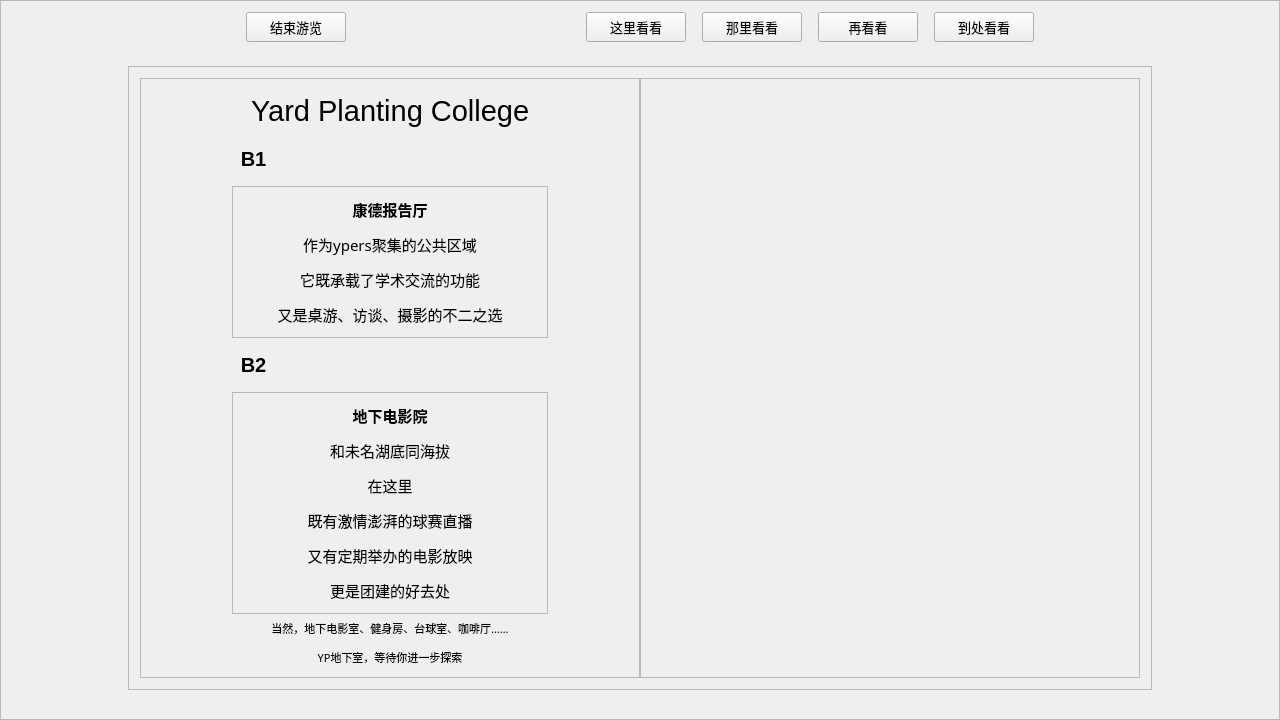
<?xml version="1.0" encoding="UTF-8"?>
<ui version="4.0">
 <class>Visitor</class>
 <widget class="QWidget" name="Visitor">
  <property name="geometry">
   <rect>
    <x>0</x>
    <y>0</y>
    <width>1280</width>
    <height>720</height>
   </rect>
  </property>
  <property name="minimumSize">
   <size>
    <width>1280</width>
    <height>720</height>
   </size>
  </property>
  <property name="maximumSize">
   <size>
    <width>1280</width>
    <height>720</height>
   </size>
  </property>
  <property name="windowTitle">
   <string>Widget</string>
  </property>
  <property name="styleSheet">
   <string notr="true"/>
  </property>
  <layout class="QGridLayout" name="gridLayout_6">
   <property name="leftMargin">
    <number>0</number>
   </property>
   <property name="topMargin">
    <number>0</number>
   </property>
   <property name="rightMargin">
    <number>0</number>
   </property>
   <property name="bottomMargin">
    <number>0</number>
   </property>
   <property name="spacing">
    <number>0</number>
   </property>
   <item row="0" column="0">
    <widget class="QFrame" name="frame_background">
     <property name="frameShape">
      <enum>QFrame::StyledPanel</enum>
     </property>
     <property name="frameShadow">
      <enum>QFrame::Raised</enum>
     </property>
     <layout class="QGridLayout" name="gridLayout_3">
      <item row="1" column="0">
       <layout class="QVBoxLayout" name="verticalLayout_2">
        <item>
         <layout class="QHBoxLayout" name="horizontalLayout_12">
          <item>
           <spacer name="horizontalSpacer_3">
            <property name="orientation">
             <enum>Qt::Horizontal</enum>
            </property>
            <property name="sizeHint" stdset="0">
             <size>
              <width>40</width>
              <height>20</height>
             </size>
            </property>
           </spacer>
          </item>
          <item>
           <widget class="QPushButton" name="btn_5">
            <property name="enabled">
             <bool>true</bool>
            </property>
            <property name="sizePolicy">
             <sizepolicy hsizetype="Fixed" vsizetype="Fixed">
              <horstretch>0</horstretch>
              <verstretch>0</verstretch>
             </sizepolicy>
            </property>
            <property name="minimumSize">
             <size>
              <width>100</width>
              <height>30</height>
             </size>
            </property>
            <property name="font">
             <font>
              <pointsize>10</pointsize>
             </font>
            </property>
            <property name="text">
             <string>结束游览</string>
            </property>
           </widget>
          </item>
          <item>
           <spacer name="horizontalSpacer_5">
            <property name="orientation">
             <enum>Qt::Horizontal</enum>
            </property>
            <property name="sizeHint" stdset="0">
             <size>
              <width>40</width>
              <height>20</height>
             </size>
            </property>
           </spacer>
          </item>
          <item>
           <widget class="QPushButton" name="btn_1">
            <property name="sizePolicy">
             <sizepolicy hsizetype="Fixed" vsizetype="Fixed">
              <horstretch>0</horstretch>
              <verstretch>0</verstretch>
             </sizepolicy>
            </property>
            <property name="minimumSize">
             <size>
              <width>100</width>
              <height>30</height>
             </size>
            </property>
            <property name="maximumSize">
             <size>
              <width>100</width>
              <height>30</height>
             </size>
            </property>
            <property name="font">
             <font>
              <pointsize>10</pointsize>
             </font>
            </property>
            <property name="text">
             <string>这里看看</string>
            </property>
           </widget>
          </item>
          <item>
           <spacer name="horizontalSpacer_23">
            <property name="orientation">
             <enum>Qt::Horizontal</enum>
            </property>
            <property name="sizeType">
             <enum>QSizePolicy::Fixed</enum>
            </property>
            <property name="sizeHint" stdset="0">
             <size>
              <width>10</width>
              <height>20</height>
             </size>
            </property>
           </spacer>
          </item>
          <item>
           <widget class="QPushButton" name="btn_2">
            <property name="sizePolicy">
             <sizepolicy hsizetype="Fixed" vsizetype="Fixed">
              <horstretch>0</horstretch>
              <verstretch>0</verstretch>
             </sizepolicy>
            </property>
            <property name="minimumSize">
             <size>
              <width>100</width>
              <height>30</height>
             </size>
            </property>
            <property name="maximumSize">
             <size>
              <width>100</width>
              <height>30</height>
             </size>
            </property>
            <property name="font">
             <font>
              <pointsize>10</pointsize>
             </font>
            </property>
            <property name="text">
             <string>那里看看</string>
            </property>
           </widget>
          </item>
          <item>
           <spacer name="horizontalSpacer_24">
            <property name="orientation">
             <enum>Qt::Horizontal</enum>
            </property>
            <property name="sizeType">
             <enum>QSizePolicy::Fixed</enum>
            </property>
            <property name="sizeHint" stdset="0">
             <size>
              <width>10</width>
              <height>20</height>
             </size>
            </property>
           </spacer>
          </item>
          <item>
           <widget class="QPushButton" name="btn_3">
            <property name="sizePolicy">
             <sizepolicy hsizetype="Fixed" vsizetype="Fixed">
              <horstretch>0</horstretch>
              <verstretch>0</verstretch>
             </sizepolicy>
            </property>
            <property name="minimumSize">
             <size>
              <width>100</width>
              <height>30</height>
             </size>
            </property>
            <property name="maximumSize">
             <size>
              <width>100</width>
              <height>30</height>
             </size>
            </property>
            <property name="font">
             <font>
              <pointsize>10</pointsize>
             </font>
            </property>
            <property name="text">
             <string>再看看</string>
            </property>
           </widget>
          </item>
          <item>
           <spacer name="horizontalSpacer_25">
            <property name="orientation">
             <enum>Qt::Horizontal</enum>
            </property>
            <property name="sizeType">
             <enum>QSizePolicy::Fixed</enum>
            </property>
            <property name="sizeHint" stdset="0">
             <size>
              <width>10</width>
              <height>20</height>
             </size>
            </property>
           </spacer>
          </item>
          <item>
           <widget class="QPushButton" name="btn_4">
            <property name="sizePolicy">
             <sizepolicy hsizetype="Fixed" vsizetype="Fixed">
              <horstretch>0</horstretch>
              <verstretch>0</verstretch>
             </sizepolicy>
            </property>
            <property name="minimumSize">
             <size>
              <width>100</width>
              <height>30</height>
             </size>
            </property>
            <property name="maximumSize">
             <size>
              <width>100</width>
              <height>30</height>
             </size>
            </property>
            <property name="font">
             <font>
              <pointsize>10</pointsize>
             </font>
            </property>
            <property name="text">
             <string>到处看看</string>
            </property>
           </widget>
          </item>
          <item>
           <spacer name="horizontalSpacer_4">
            <property name="orientation">
             <enum>Qt::Horizontal</enum>
            </property>
            <property name="sizeHint" stdset="0">
             <size>
              <width>13</width>
              <height>20</height>
             </size>
            </property>
           </spacer>
          </item>
         </layout>
        </item>
        <item>
         <spacer name="verticalSpacer_9">
          <property name="orientation">
           <enum>Qt::Vertical</enum>
          </property>
          <property name="sizeHint" stdset="0">
           <size>
            <width>20</width>
            <height>13</height>
           </size>
          </property>
         </spacer>
        </item>
        <item>
         <layout class="QHBoxLayout" name="horizontalLayout_9">
          <item>
           <spacer name="horizontalSpacer_17">
            <property name="orientation">
             <enum>Qt::Horizontal</enum>
            </property>
            <property name="sizeHint" stdset="0">
             <size>
              <width>40</width>
              <height>20</height>
             </size>
            </property>
           </spacer>
          </item>
          <item>
           <widget class="QFrame" name="frame">
            <property name="frameShape">
             <enum>QFrame::StyledPanel</enum>
            </property>
            <property name="frameShadow">
             <enum>QFrame::Raised</enum>
            </property>
            <layout class="QGridLayout" name="gridLayout_2">
             <item row="0" column="0">
              <layout class="QHBoxLayout" name="horizontalLayout_8">
               <property name="spacing">
                <number>0</number>
               </property>
               <item>
                <widget class="QFrame" name="frame_login">
                 <property name="sizePolicy">
                  <sizepolicy hsizetype="Minimum" vsizetype="Minimum">
                   <horstretch>0</horstretch>
                   <verstretch>0</verstretch>
                  </sizepolicy>
                 </property>
                 <property name="minimumSize">
                  <size>
                   <width>500</width>
                   <height>600</height>
                  </size>
                 </property>
                 <property name="maximumSize">
                  <size>
                   <width>500</width>
                   <height>600</height>
                  </size>
                 </property>
                 <property name="frameShape">
                  <enum>QFrame::StyledPanel</enum>
                 </property>
                 <property name="frameShadow">
                  <enum>QFrame::Raised</enum>
                 </property>
                 <layout class="QGridLayout" name="gridLayout_5">
                  <item row="0" column="0">
                   <layout class="QVBoxLayout" name="verticalLayout">
                    <item>
                     <layout class="QHBoxLayout" name="horizontalLayout">
                      <item>
                       <spacer name="horizontalSpacer">
                        <property name="orientation">
                         <enum>Qt::Horizontal</enum>
                        </property>
                        <property name="sizeHint" stdset="0">
                         <size>
                          <width>40</width>
                          <height>20</height>
                         </size>
                        </property>
                       </spacer>
                      </item>
                      <item>
                       <widget class="QLabel" name="label_login">
                        <property name="font">
                         <font>
                          <family>Arial</family>
                          <pointsize>22</pointsize>
                         </font>
                        </property>
                        <property name="text">
                         <string>Yard Planting College</string>
                        </property>
                       </widget>
                      </item>
                      <item>
                       <spacer name="horizontalSpacer_2">
                        <property name="orientation">
                         <enum>Qt::Horizontal</enum>
                        </property>
                        <property name="sizeHint" stdset="0">
                         <size>
                          <width>40</width>
                          <height>20</height>
                         </size>
                        </property>
                       </spacer>
                      </item>
                     </layout>
                    </item>
                    <item>
                     <widget class="QLabel" name="label_7">
                      <property name="font">
                       <font>
                        <pointsize>15</pointsize>
                        <weight>75</weight>
                        <bold>true</bold>
                       </font>
                      </property>
                      <property name="text">
                       <string>                B1</string>
                      </property>
                     </widget>
                    </item>
                    <item>
                     <layout class="QHBoxLayout" name="horizontalLayout_10">
                      <item>
                       <spacer name="horizontalSpacer_20">
                        <property name="orientation">
                         <enum>Qt::Horizontal</enum>
                        </property>
                        <property name="sizeType">
                         <enum>QSizePolicy::Fixed</enum>
                        </property>
                        <property name="sizeHint" stdset="0">
                         <size>
                          <width>80</width>
                          <height>20</height>
                         </size>
                        </property>
                       </spacer>
                      </item>
                      <item>
                       <widget class="QFrame" name="frame_user_name">
                        <property name="frameShape">
                         <enum>QFrame::StyledPanel</enum>
                        </property>
                        <property name="frameShadow">
                         <enum>QFrame::Raised</enum>
                        </property>
                        <layout class="QGridLayout" name="gridLayout_4">
                         <item row="0" column="0">
                          <layout class="QHBoxLayout" name="horizontalLayout_11">
                           <item>
                            <widget class="QLabel" name="label_2">
                             <property name="font">
                              <font>
                               <family>仿宋</family>
                              </font>
                             </property>
                             <property name="text">
                              <string>&lt;html&gt;&lt;head/&gt;&lt;body&gt;&lt;p align=&quot;center&quot;&gt;&lt;span style=&quot; font-size:11pt; font-weight:600;&quot;&gt;康德报告厅&lt;/span&gt;&lt;/p&gt;&lt;p align=&quot;center&quot;&gt;&lt;span style=&quot; font-size:11pt;&quot;&gt;作为ypers聚集的公共区域&lt;/span&gt;&lt;/p&gt;&lt;p align=&quot;center&quot;&gt;&lt;span style=&quot; font-size:11pt;&quot;&gt;它既承载了学术交流的功能&lt;/span&gt;&lt;/p&gt;&lt;p align=&quot;center&quot;&gt;&lt;span style=&quot; font-size:11pt;&quot;&gt;又是桌游、访谈、摄影的不二之选&lt;/span&gt;&lt;/p&gt;&lt;/body&gt;&lt;/html&gt;</string>
                             </property>
                            </widget>
                           </item>
                          </layout>
                         </item>
                        </layout>
                       </widget>
                      </item>
                      <item>
                       <spacer name="horizontalSpacer_22">
                        <property name="orientation">
                         <enum>Qt::Horizontal</enum>
                        </property>
                        <property name="sizeType">
                         <enum>QSizePolicy::Fixed</enum>
                        </property>
                        <property name="sizeHint" stdset="0">
                         <size>
                          <width>80</width>
                          <height>20</height>
                         </size>
                        </property>
                       </spacer>
                      </item>
                     </layout>
                    </item>
                    <item>
                     <widget class="QLabel" name="label_5">
                      <property name="font">
                       <font>
                        <pointsize>15</pointsize>
                        <weight>75</weight>
                        <bold>true</bold>
                       </font>
                      </property>
                      <property name="text">
                       <string>                B2</string>
                      </property>
                     </widget>
                    </item>
                    <item>
                     <layout class="QHBoxLayout" name="horizontalLayout_2">
                      <item>
                       <spacer name="horizontalSpacer_6">
                        <property name="orientation">
                         <enum>Qt::Horizontal</enum>
                        </property>
                        <property name="sizeType">
                         <enum>QSizePolicy::Fixed</enum>
                        </property>
                        <property name="sizeHint" stdset="0">
                         <size>
                          <width>80</width>
                          <height>20</height>
                         </size>
                        </property>
                       </spacer>
                      </item>
                      <item>
                       <widget class="QFrame" name="frame_pwd">
                        <property name="frameShape">
                         <enum>QFrame::StyledPanel</enum>
                        </property>
                        <property name="frameShadow">
                         <enum>QFrame::Raised</enum>
                        </property>
                        <layout class="QGridLayout" name="gridLayout">
                         <item row="0" column="0">
                          <layout class="QHBoxLayout" name="horizontalLayout_3">
                           <item>
                            <widget class="QLabel" name="label">
                             <property name="font">
                              <font>
                               <family>仿宋</family>
                              </font>
                             </property>
                             <property name="text">
                              <string>&lt;html&gt;&lt;head/&gt;&lt;body&gt;&lt;p align=&quot;center&quot;&gt;&lt;span style=&quot; font-size:11pt; font-weight:600;&quot;&gt;地下电影院&lt;/span&gt;&lt;/p&gt;&lt;p align=&quot;center&quot;&gt;&lt;span style=&quot; font-size:11pt;&quot;&gt;和未名湖底同海拔&lt;/span&gt;&lt;/p&gt;&lt;p align=&quot;center&quot;&gt;&lt;span style=&quot; font-size:11pt;&quot;&gt;在这里&lt;/span&gt;&lt;/p&gt;&lt;p align=&quot;center&quot;&gt;&lt;span style=&quot; font-size:11pt;&quot;&gt;既有激情澎湃的球赛直播&lt;/span&gt;&lt;/p&gt;&lt;p align=&quot;center&quot;&gt;&lt;span style=&quot; font-size:11pt;&quot;&gt;又有定期举办的电影放映&lt;/span&gt;&lt;/p&gt;&lt;p align=&quot;center&quot;&gt;&lt;span style=&quot; font-size:11pt;&quot;&gt;更是团建的好去处&lt;/span&gt;&lt;/p&gt;&lt;/body&gt;&lt;/html&gt;</string>
                             </property>
                            </widget>
                           </item>
                          </layout>
                         </item>
                        </layout>
                       </widget>
                      </item>
                      <item>
                       <spacer name="horizontalSpacer_19">
                        <property name="orientation">
                         <enum>Qt::Horizontal</enum>
                        </property>
                        <property name="sizeType">
                         <enum>QSizePolicy::Fixed</enum>
                        </property>
                        <property name="sizeHint" stdset="0">
                         <size>
                          <width>80</width>
                          <height>20</height>
                         </size>
                        </property>
                       </spacer>
                      </item>
                     </layout>
                    </item>
                    <item>
                     <widget class="QLabel" name="label_6">
                      <property name="font">
                       <font>
                        <family>华文楷体</family>
                        <pointsize>8</pointsize>
                       </font>
                      </property>
                      <property name="text">
                       <string>&lt;html&gt;&lt;head/&gt;&lt;body&gt;&lt;p align=&quot;center&quot;&gt;当然，地下电影室、健身房、台球室、咖啡厅……&lt;/p&gt;&lt;p align=&quot;center&quot;&gt;YP地下室，等待你进一步探索&lt;/p&gt;&lt;/body&gt;&lt;/html&gt;</string>
                      </property>
                     </widget>
                    </item>
                   </layout>
                  </item>
                 </layout>
                </widget>
               </item>
               <item>
                <widget class="QFrame" name="frame_pic">
                 <property name="sizePolicy">
                  <sizepolicy hsizetype="Minimum" vsizetype="Minimum">
                   <horstretch>0</horstretch>
                   <verstretch>0</verstretch>
                  </sizepolicy>
                 </property>
                 <property name="minimumSize">
                  <size>
                   <width>500</width>
                   <height>600</height>
                  </size>
                 </property>
                 <property name="frameShape">
                  <enum>QFrame::StyledPanel</enum>
                 </property>
                 <property name="frameShadow">
                  <enum>QFrame::Raised</enum>
                 </property>
                </widget>
               </item>
              </layout>
             </item>
            </layout>
           </widget>
          </item>
          <item>
           <spacer name="horizontalSpacer_18">
            <property name="orientation">
             <enum>Qt::Horizontal</enum>
            </property>
            <property name="sizeHint" stdset="0">
             <size>
              <width>40</width>
              <height>20</height>
             </size>
            </property>
           </spacer>
          </item>
         </layout>
        </item>
        <item>
         <spacer name="verticalSpacer_10">
          <property name="orientation">
           <enum>Qt::Vertical</enum>
          </property>
          <property name="sizeHint" stdset="0">
           <size>
            <width>20</width>
            <height>13</height>
           </size>
          </property>
         </spacer>
        </item>
       </layout>
      </item>
     </layout>
    </widget>
   </item>
  </layout>
 </widget>
 <layoutdefault spacing="6" margin="11"/>
 <resources/>
 <connections/>
</ui>
